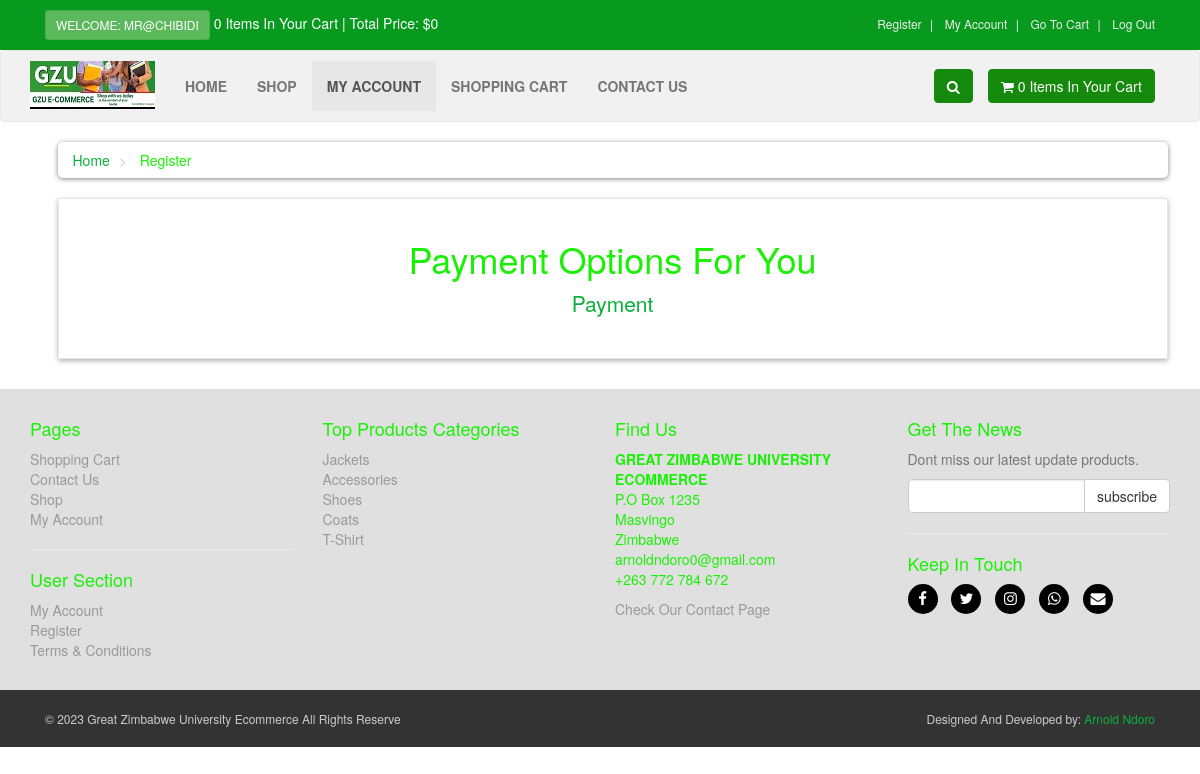
/checkout.php (signed in), run on the app's committed database.
### tables this page shows
CREATE TABLE `product_categories` (
  `p_cat_id` int(10) NOT NULL,
  `p_cat_title` text NOT NULL,
  `p_cat_top` text NOT NULL,
  `p_cat_image` text NOT NULL
);

### payment_options.php (the view)
<div class="box">
   <?php
    $session_email = $_SESSION['customer_email'];
    $select_customer = "select * from customers where customer_email='$session_email'";
    $run_customer = mysqli_query($con,$select_customer);
    $row_customer = mysqli_fetch_array($run_customer);
    $customer_id = $row_customer['customer_id'];
    ?>
    <h1 class="text-center">Payment Options For You</h1>
     <p class="lead text-center">
         <a href="order.php?c_id=<?php echo $customer_id ?>">  Payment </a>
     </p>
</div>

### includes/footer.php (shortened to what this page needs)
<div id="footer">
    <div class="container">
        <div class="row">
            <div class="col-sm-6 col-md-3">
               <h4>Pages</h4>
                <ul>
                    <li><a href="cart.php">Shopping Cart</a></li>
                    <li><a href="contact.php">Contact Us</a></li>
                    <li><a href="shop.php">Shop</a></li>
                    <li><a href="customer/my_account.php">My Account</a></li>
                </ul>
                <hr>
                <h4>User Section</h4>
                <ul>
                           <?php
                           if(!isset($_SESSION['customer_email'])){
                               echo"<a href='checkout.php'>Login</a>";
                           }else{
                              echo"<a href='customer/my_account.php?my_orders'>My Account</a>";
                           }
                           ?>
                    <li><a href="customer_register.php">Register</a></li>
                    <li><a href="terms.php">Terms & Conditions</a></li>
                </ul>
            </div>
            <div class="com-sm-6 col-md-3">
                <h4>Top Products Categories</h4>
                <ul>
                    <?php
                        $get_p_cats = "select * from product_categories";
                        $run_p_cats = mysqli_query($con,$get_p_cats);
                        while($row_p_cats=mysqli_fetch_array($run_p_cats)){
                            $p_cat_id = $row_p_cats['p_cat_id'];
                            $p_cat_title = $row_p_cats['p_cat_title'];
                            echo "
                                <li>
                                    <a href='shop.php?p_cat=$p_cat_id'>
                                        $p_cat_title
                                    </a>
                                </li>
                            ";
                        }
                    ?>
                </ul>
            </div>
            <div class="col-sm-6 col-md-3">
                <h4>Find Us</h4>
                <p>
                    <strong>GREAT ZIMBABWE UNIVERSITY ECOMMERCE</strong>
                    <br/>P.O Box 1235
                    <br/>Masvingo
                    <br/>Zimbabwe
                    <br/>arnoldndoro0@gmail.com
                    <br/>+263 772 784 672
                </p>
                <a href="contact.php">Check Our Contact Page</a>
            </div>
            <div class="col-sm-6 col-md-3">
                <h4>Get The News</h4>
                <p class="text-muted">
                    Dont miss our latest update products.
                </p>
                <form action="https://feedburner.google.com/fb/a/mailverify" method="post" target="popupwindow" onsubmit="window.open('https://feedburner.google.com/fb/a/mailverify?uri=M-devMedia', 'popupwindow', 'scrollbars=yes,width=550,height=520');return true" method="post">
                    <div class="input-group">
                        <input type="text" class="form-control" name="email">
                        <span class="input-group-btn">
                            <input type="submit" value="subscribe" class="btn btn-default">
                        </span>
                    </div>
                </form>
                <hr>
                <h4>Keep In Touch</h4>
                <p class="social">
                    <a href="https://www.facebook.com/arnold.ndoro.121" class="fa fa-facebook"></a>
                    <a href="https://twitter.com/AnolahMetro?t=A_LMZ497wjFH1xyFaTOQ&s=09" class="fa fa-twitter"></a>
                    <a href="#" class="fa fa-instagram"></a>
                    <a href="https://wa.me/qr/KOELTHSPXTPRN1" class="fa fa-whatsapp"></a>
                    <a href="#" class="fa fa-envelope"></a>
                </p>
            </div>
        </div>
    </div>
</div>
<div id="copyright">
    <div class="container">
        <div class="col-md-6">
            <p class="pull-left">&copy; 2023 Great Zimbabwe University Ecommerce All Rights Reserve</p>
        </div>
        <div class="col-md-6">
            <p class="pull-right">Designed  And Developed by: <a href="https://www.facebook.com/arnold.ndoro.121">Arnold Ndoro</a></p>
        </div>
    </div>
</div>

### styles/style.css (style rules this page uses)
body { font-size: 14px; line-height: 1.42857143; color: #1af006; background: #ffffff; overflow-x: hidden; }
.box { background: #ffffff; margin: 0 0 30px; border: solid 1px #e6e6e6; box-sizing: border-box; padding: 20px; box-shadow: 0px 2px 5px rgba(0, 0, 0, .3); }
#footer { background: #e0e0e0; padding: 20px 0; }
#footer a { color: #999999; padding: 0; text-decoration: none; }
#footer ul { list-style: none; padding-left: 0px; }
#footer .social { text-align: left; }
#footer .social a { margin: 0px 10px 0px 0px; display: inline-block; color: #ffffff; width: 30px; height: 30px; border-radius: 15px; line-height: 30px; font-size: 15px; text-align: center; vertical-align: bottom; background: #000000; text-decoration: none; }
#copyright { background: #333333; color: #cccccc; padding: 20px 0px; font-size: 12px; }
#copyright p { margin: 0px; }

### data on the page
product_categories: p_cat_title "Jackets"
product_categories: p_cat_title "Accessories"
product_categories: p_cat_title "Shoes"
product_categories: p_cat_title "Coats"
product_categories: p_cat_title "T-Shirt"

### other printed values
$_SESSION['customer_email'] "MR@CHIBIDI"
$count_items "0 0"
$total "0"
